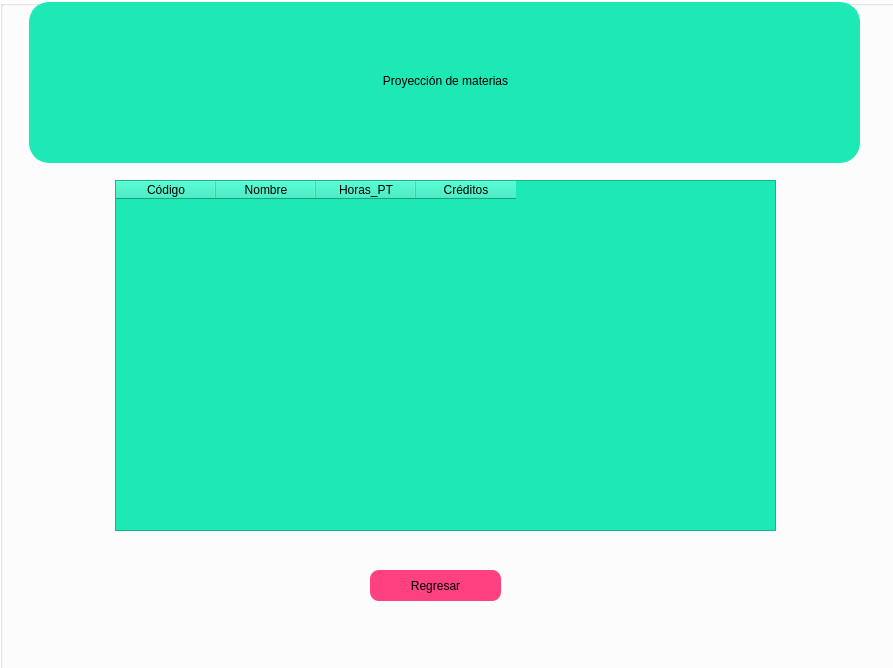
<?xml version="1.0" encoding="UTF-8"?>
<ui version="4.0">
 <class>visualizar_materias</class>
 <widget class="QDialog" name="visualizar_materias">
  <property name="geometry">
   <rect>
    <x>0</x>
    <y>0</y>
    <width>893</width>
    <height>668</height>
   </rect>
  </property>
  <property name="windowTitle">
   <string>Dialog</string>
  </property>
  <widget class="QGroupBox" name="groupBox">
   <property name="geometry">
    <rect>
     <x>0</x>
     <y>0</y>
     <width>1101</width>
     <height>691</height>
    </rect>
   </property>
   <property name="styleSheet">
    <string notr="true">background-color: rgb(255, 255, 255);</string>
   </property>
   <property name="title">
    <string/>
   </property>
   <widget class="QLabel" name="label">
    <property name="geometry">
     <rect>
      <x>29</x>
      <y>2</y>
      <width>831</width>
      <height>161</height>
     </rect>
    </property>
    <property name="styleSheet">
     <string notr="true">background-color: #1DE9B6;  
border: 1px solid #1DE9B6;
    border-radius: 20px;
    margin-top: 0.5em;
</string>
    </property>
    <property name="text">
     <string/>
    </property>
   </widget>
   <widget class="QLabel" name="label_2">
    <property name="geometry">
     <rect>
      <x>190</x>
      <y>40</y>
      <width>511</width>
      <height>81</height>
     </rect>
    </property>
    <property name="styleSheet">
     <string notr="true">font: 75 25pt &quot;Berlin Sans FB Demi&quot;;
background:transparent;

</string>
    </property>
    <property name="text">
     <string>Proyección de materias</string>
    </property>
    <property name="alignment">
     <set>Qt::AlignCenter</set>
    </property>
   </widget>
   <widget class="QLabel" name="label_3">
    <property name="geometry">
     <rect>
      <x>61</x>
      <y>24</y>
      <width>111</width>
      <height>101</height>
     </rect>
    </property>
    <property name="styleSheet">
     <string notr="true">background-color: transparent;</string>
    </property>
    <property name="text">
     <string/>
    </property>
    <property name="pixmap">
     <pixmap resource="SRC.qrc">:/Images/check-form_116472.png</pixmap>
    </property>
    <property name="scaledContents">
     <bool>true</bool>
    </property>
   </widget>
   <widget class="QLabel" name="label_4">
    <property name="geometry">
     <rect>
      <x>730</x>
      <y>24</y>
      <width>111</width>
      <height>101</height>
     </rect>
    </property>
    <property name="styleSheet">
     <string notr="true">background-color: transparent;</string>
    </property>
    <property name="text">
     <string/>
    </property>
    <property name="pixmap">
     <pixmap resource="SRC.qrc">:/Images/checklist_102320.png</pixmap>
    </property>
    <property name="scaledContents">
     <bool>true</bool>
    </property>
   </widget>
   <widget class="QTableWidget" name="visualizar">
    <property name="geometry">
     <rect>
      <x>115</x>
      <y>180</y>
      <width>661</width>
      <height>351</height>
     </rect>
    </property>
    <property name="styleSheet">
     <string notr="true">color: rgb(0, 0, 0);
background-color: #1DE9B6;  
</string>
    </property>
    <column>
     <property name="text">
      <string>Código</string>
     </property>
    </column>
    <column>
     <property name="text">
      <string>Nombre</string>
     </property>
    </column>
    <column>
     <property name="text">
      <string>Horas_PT</string>
     </property>
    </column>
    <column>
     <property name="text">
      <string>Créditos</string>
     </property>
    </column>
   </widget>
   <widget class="QPushButton" name="Regresar">
    <property name="geometry">
     <rect>
      <x>370</x>
      <y>570</y>
      <width>131</width>
      <height>31</height>
     </rect>
    </property>
    <property name="styleSheet">
     <string notr="true">background-color: #FF4081;
font: 14pt 75 &quot;Times New Roman&quot;;
border: 2px ;
border-radius: 9px;</string>
    </property>
    <property name="text">
     <string>Regresar</string>
    </property>
   </widget>
  </widget>
 </widget>
 <resources>
  <include location="SRC.qrc"/>
 </resources>
 <connections/>
</ui>
